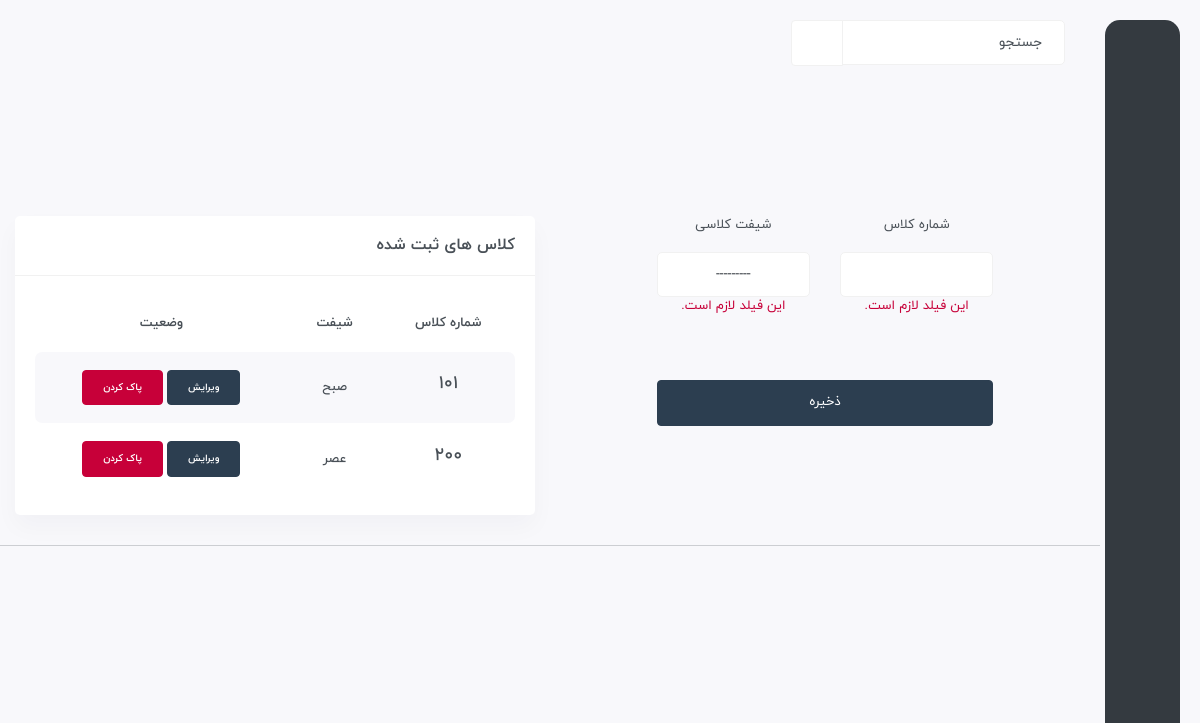
The page /created/create-class/ (signed in) on the database as committed earlier.
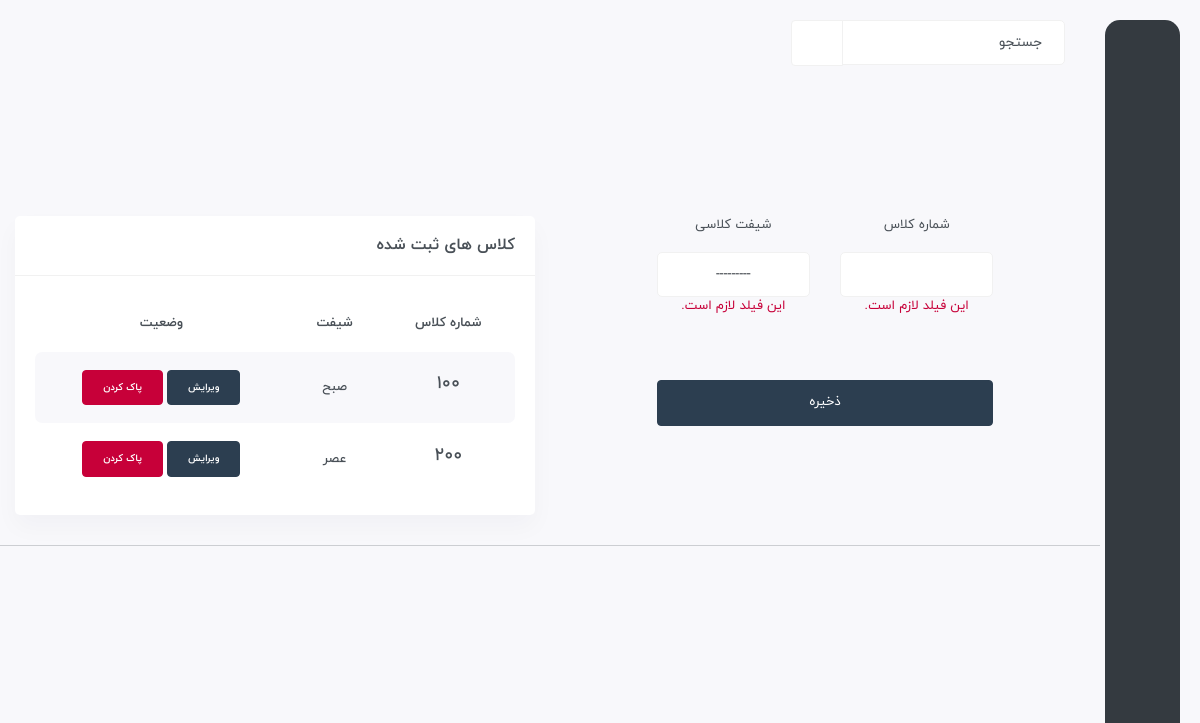
The same page on the database as committed later.
### Student/models.py (models this page shows, shortened)
class Class(models.Model):
    number = models.IntegerField()
    shift = models.CharField(choices=SHIFT, max_length=3)

### Student/views.py (the view, shortened to what this page needs)
class CreateClassView(LoginRequiredMixin, generic.View):
    login_url = 'account:login'
    template_name = 'create-class.html'
    def get(self, request, *args, **kwargs):
        form = forms.ClassForm(request.POST)
        class_ = models.Class.objects.all()
        return render(request, self.template_name, {'form': form, 'class': class_})

### Student/forms.py
class ClassForm(forms.ModelForm):
    def __init__(self, *args, **kwargs):
        super(ClassForm, self).__init__(*args, **kwargs)
        self.fields['number'].widget.attrs.update({'class': 'form-control text-center mt-3'})
        self.fields['shift'].widget.attrs.update({'class': 'form-control text-center mt-3'})
    class Meta:
        model = models.Class
        fields = '__all__'

### Student/templates/create-class.html (shortened to what this page needs)
{% extends 'base.html' %}
{% load static %}
{% load jalali_tags %}
{% block body %}
	<div id="main-wrapper">
	    <div class="content-body">
            <div class="container">
                <div class="row mt-5 d-flex justify-content-bettwen">
                    <div class="col-md-12 col-sm-12 col-lg-6 col-xl-6 col-12 mt-5">
                        <form action="" method="post">
                            <div class="row d-flex justify-content-center text-center">
                                <div class="col-md-8">
                                    <div class="col-md-12">
                                        <div class="row">
                                            <div class="col-md-6">
                                                <label for="">شماره کلاس</label>
                                                {{ form.number }}
                                                {% for e in form.number.errors %}
                                                    <p class="text-danger text-center">{{ e }}</p>
                                                {% endfor %}
                                            </div>
                                            <div class="col-md-6">
                                                <label for=""> شیفت کلاسی</label>
                                                {{ form.shift }}
                                                {% for e in form.shift.errors %}
                                                    <p class="text-danger text-center">{{ e }}</p>
                                                {% endfor %}
                                            </div>
                                        </div>
                                        <button class="btn btn-primary btn-block mt-5 mb-5">ذخیره</button>
                                    </div>
                                </div>
                            </div>
                        </form>
                    </div>
                    <div class="col-md-12 col-sm-12 col-lg-6 col-xl-6 col-12 mt-5">
                        <div class="card">
                        <div class="card-header align-items-center">
                            <h4 class="card-title">کلاس های ثبت شده</h4>
                        </div>
                        <div class="card-body">
                            <div class="table-responsive">
                            <table class="table table-striped responsive-table text-center">
                                <thead>
                                <tr>
                                    <th>شماره کلاس</th>
                                    <th>شیفت</th>
                                    <th>وضعیت</th>
                                </tr>
                                </thead>
                                <tbody>
                                    {% for c in class %}
                                        <tr>
                                            <td>
                                            <h4>{{ c.number }}</h4>
                                            </td>
                                            <td>{{ c.shift }}</td>
                                            <td>
                                                <a class="btn badge btn-primary" href="{% url 'student:edit-class' c.number c.shift %}">ویرایش</a>
                                                <button type="button" class="btn badge btn-danger" data-bs-toggle="modal" data-bs-target="#staticBackdrop-{{ c.id }}">
                                                    پاک کردن
                                                </button>
                                            </td>
                                        </tr>
                                    {% endfor %}
                                </tbody>
                            </table>
                            </div>
                        </div>
                        </div>
                    </div>
                    <hr>
                </div>
            </div>
	    </div>
	</div>
{% endblock %}

Rows that differ between the two databases and show on the page:
changed Class "صبح": number "101" → "100"
